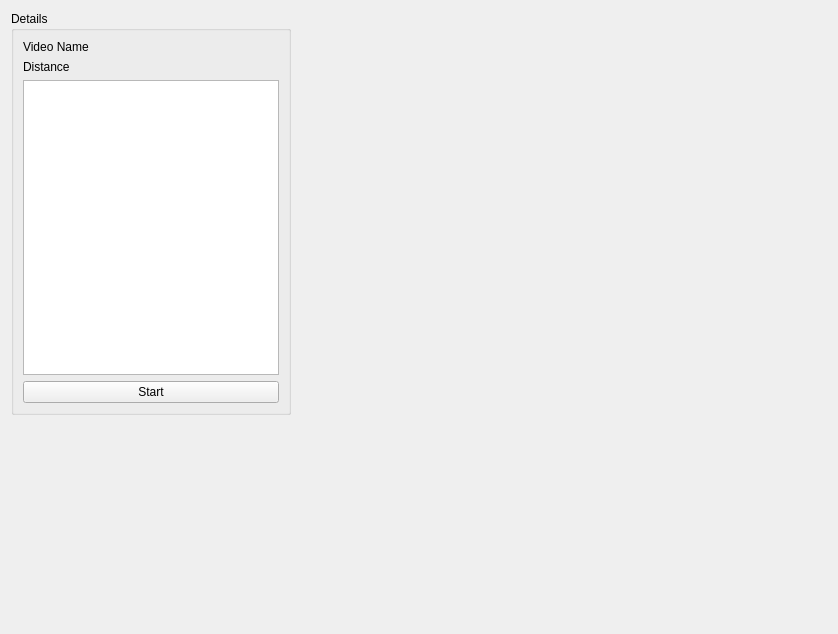
<?xml version="1.0" encoding="UTF-8"?>
<ui version="4.0">
 <class>VideoDetails</class>
 <widget class="QWidget" name="VideoDetails">
  <property name="geometry">
   <rect>
    <x>0</x>
    <y>0</y>
    <width>838</width>
    <height>634</height>
   </rect>
  </property>
  <property name="windowTitle">
   <string>Form</string>
  </property>
  <layout class="QGridLayout" name="gridLayout_2">
   <item row="0" column="1">
    <widget class="VideoScreenshotWidget" name="videoScreenshotWidget" native="true">
     <property name="sizePolicy">
      <sizepolicy hsizetype="Preferred" vsizetype="Preferred">
       <horstretch>10</horstretch>
       <verstretch>2</verstretch>
      </sizepolicy>
     </property>
    </widget>
   </item>
   <item row="0" column="0">
    <widget class="QGroupBox" name="groupBox">
     <property name="sizePolicy">
      <sizepolicy hsizetype="Minimum" vsizetype="Preferred">
       <horstretch>1</horstretch>
       <verstretch>0</verstretch>
      </sizepolicy>
     </property>
     <property name="title">
      <string>Details</string>
     </property>
     <layout class="QVBoxLayout" name="verticalLayout">
      <item>
       <widget class="QLabel" name="nameLabel">
        <property name="text">
         <string>Video Name</string>
        </property>
       </widget>
      </item>
      <item>
       <widget class="QLabel" name="distanceLabel">
        <property name="text">
         <string>Distance</string>
        </property>
       </widget>
      </item>
      <item>
       <widget class="QListWidget" name="courseListWidget">
        <property name="sizePolicy">
         <sizepolicy hsizetype="Minimum" vsizetype="Expanding">
          <horstretch>0</horstretch>
          <verstretch>0</verstretch>
         </sizepolicy>
        </property>
       </widget>
      </item>
      <item>
       <widget class="QPushButton" name="pushButton">
        <property name="text">
         <string>Start</string>
        </property>
       </widget>
      </item>
     </layout>
    </widget>
   </item>
   <item row="1" column="0" colspan="2">
    <widget class="AltitudeProfileWidget" name="altitudeProfileWidget" native="true">
     <property name="sizePolicy">
      <sizepolicy hsizetype="Preferred" vsizetype="Preferred">
       <horstretch>4</horstretch>
       <verstretch>1</verstretch>
      </sizepolicy>
     </property>
    </widget>
   </item>
  </layout>
 </widget>
 <customwidgets>
  <customwidget>
   <class>AltitudeProfileWidget</class>
   <extends>QWidget</extends>
   <header>altitudeprofilewidget.h</header>
   <container>1</container>
  </customwidget>
  <customwidget>
   <class>VideoScreenshotWidget</class>
   <extends>QWidget</extends>
   <header>videoscreenshotwidget.h</header>
   <container>1</container>
  </customwidget>
 </customwidgets>
 <resources/>
 <connections/>
</ui>
